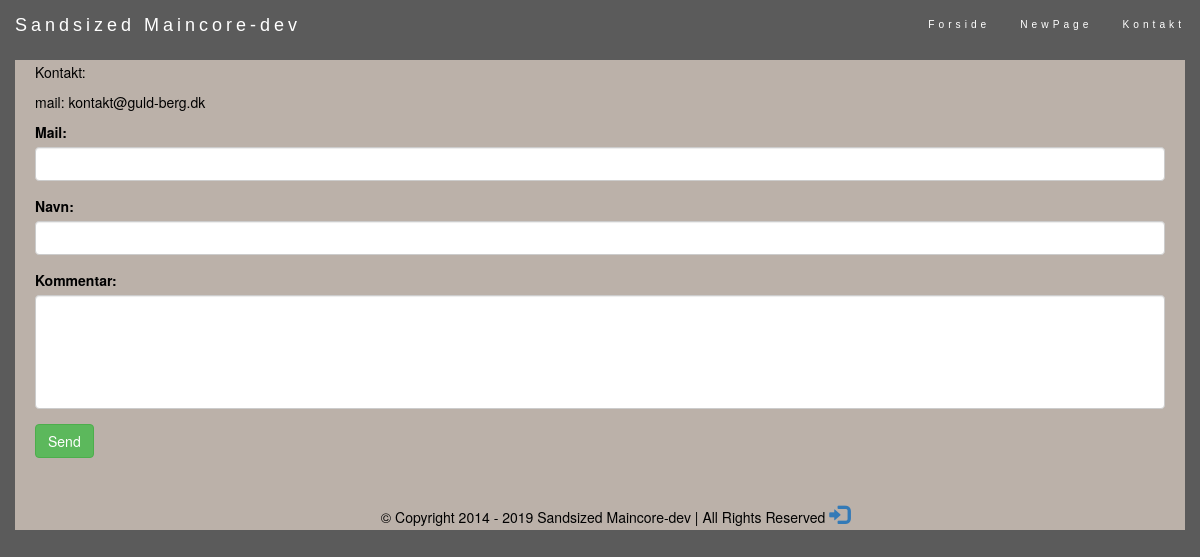
Screenshot of /kontakt.php with the database file from the repository.
### tables this page shows
CREATE TABLE `ReplaceDBnavi` (
  `id` int(11) NOT NULL,
  `link` varchar(40) NOT NULL,
  `required` int(11) NOT NULL,
  `navi_order` int(11) NOT NULL,
  `permission` int(11) NOT NULL,
  `place` varchar(32) NOT NULL
);

CREATE TABLE `ReplaceDBnavi_name` (
  `id` int(11) NOT NULL,
  `name` varchar(32) NOT NULL,
  `language` varchar(8) NOT NULL,
  `parent_id` int(11) NOT NULL
);

CREATE TABLE `ReplaceDBtext` (
  `id` int(11) NOT NULL,
  `description` text NOT NULL,
  `text` longtext NOT NULL,
  `language` varchar(8) NOT NULL,
  `content_group` varchar(64) NOT NULL,
  `parent_id` int(11) NOT NULL,
  `required` int(11) NOT NULL,
  `bgimg` varchar(64) NOT NULL
);

### core/unite_includes.php (called while the page is built, shortened)
<?php
require_once $_SERVER['DOCUMENT_ROOT']."/core/includes/head.php";
require_once $_SERVER['DOCUMENT_ROOT']."/core/includes/nav_plus_logo.php";
require_once $_SERVER['DOCUMENT_ROOT']."/".$sidenssti.$content;
require_once $_SERVER['DOCUMENT_ROOT']."/core/includes/foot.php";
?>

### kontakt.php (called while the page is built, shortened)
<?php
$sidenssti = "content/contact";
$content = "/content.php";
require_once $_SERVER['DOCUMENT_ROOT']. "/core/unite_includes.php";
?>

### core/lang/DK.php (called while the page is built, shortened)
<?php
$lang_data_name = "Navn";
$lang_data_comment = "Kommentar";
$lang_data_mail = "Mail";
?>

### core/includes/nav_plus_logo.php (the view, shortened to what this page needs)
<div class="container" id="navi">
    <nav class="navbar navbar-inverse navbar-fixed-top navbar-inner" id="navi-inner">
        <div class="container-fluid">
                <div class="navbar-header">
            <a class="navbar-brand" href="/index"><?php echo GLOBAL_FIRM_NAME; ?></a>
        </div>
        <div class="collapse navbar-collapse" id="myNavbar">
            <ul class="nav navbar-nav navbar-right small">
                    <?php
                        try {
                            $conn = get_db_connection(MAIN_DB_HOST, MAIN_DB_DATABASE_NAME, MAIN_DB_USER, MAIN_DB_PASS);
                            $stmt = $conn->prepare("SELECT ReplaceDBnavi.link, ReplaceDBnavi_name.name
                                                    FROM ReplaceDBnavi
                                                    INNER JOIN ReplaceDBnavi_name ON ReplaceDBnavi.id=ReplaceDBnavi_name.parent_id
                                                    WHERE ReplaceDBnavi.place = 'standart'
                                                    ORDER BY navi_order;");
                            $stmt->execute();
                            if ($stmt->rowCount() > 0) {
                                foreach($stmt->fetchAll() as $row) {
                                    $stmt2 = $conn->prepare("SELECT ReplaceDBnavi.link, ReplaceDBnavi_name.name
                                                        FROM ReplaceDBnavi
                                                        INNER JOIN ReplaceDBnavi_name ON ReplaceDBnavi.id=ReplaceDBnavi_name.parent_id
                                                        WHERE ReplaceDBnavi.place = ?
                                                        ORDER BY navi_order;");
                                    $stmt2->execute(array($row['name']));
                                    if ($stmt2->rowCount() > 0) {
                                        $generated_dropdown_menu = '<li class="dropdown">
                                            <a class="dropdown-toggle navi-link" data-toggle="dropdown" href="#">'.$row['name'].'<span class="caret"></span></a>
                                            <ul class="dropdown-menu">';
                                        foreach($stmt2->fetchAll() as $row2) {
                                            $generated_dropdown_menu .= '<li><a class="navi-link drop_menu_link" href="/'.$row2['link'].'">'.$row2['name'].'</a></li>';
                                        }
                                        $generated_dropdown_menu .= '</ul><li>';
                                        echo $generated_dropdown_menu;
                                    }
                                    else {
                                        echo '<li><a class="navi-link" href="/'.$row['link'].'">'.$row['name'].'</a></li>';
                                    }
                                }
                            }
                        }
                        catch(PDOException $e) {
                                $feedback = "Der er sket en fejl.";
                        }
                    ?>
            </ul>
        </div>
        </div>
    </nav>
</div>

### content/contact/content.php (shortened to what this page needs)
<div class="container GLOBALdesign">
        <div class="row">
            <div class="col-sm-12">
                <?php
                    $conn = get_db_connection(MAIN_DB_HOST, MAIN_DB_DATABASE_NAME, MAIN_DB_USER, MAIN_DB_PASS);
                    $stmt = $conn->prepare("SELECT ReplaceDBnavi_name.name, ReplaceDBtext.text
                                            FROM ReplaceDBnavi_name
                                            INNER JOIN ReplaceDBtext ON ReplaceDBnavi_name.parent_id=ReplaceDBtext.parent_id
                                            WHERE ReplaceDBnavi_name.name = 'Kontakt' AND ReplaceDBnavi_name.language = ?");
                    $stmt->execute(array($_SESSION['session_language']));
                    if ($stmt->rowCount() == 1) {
                        foreach($stmt->fetchAll() as $row) {
                            echo $row['text'];
                        }
                    }
                ?>
  <form action="/content/contact/process" id="contactForm" onsubmit="return validateContactForm()" method="post">
<div class="form-group">
  	<label for="mail"><?php echo $lang_data_mail . ":" ?></label>
  	<input type="text" class="form-control" name="mail" id="mail" value="<?php echo $_SESSION["contact_mail"]; unset($_SESSION["contact_mail"]); ?>">
  </div>
  <div class="form-group">
  	<label for="usr"><?php echo $lang_data_name . ":" ?></label>
  	<input type="text" class="form-control" name="name" id="name" value="<?php echo $_SESSION["contact_name"]; unset($_SESSION["contact_name"]); ?>">
  </div>
    <div class="form-group">
      <label for="comment"><?php echo $lang_data_comment . ":" ?></label>
      <textarea class="form-control" style="resize: none;" rows="5" name="comment" id="comment"><?php echo $_SESSION["contact_comment"]; unset($_SESSION["contact_comment"]); ?></textarea>
    </div>
     <button type="submit" class="btn btn-success">Send</button>
  </form>
            </div>
        </div>
</div>

### design/style.css (style rules this page uses)
body { color: black; background: #5B5B5B; }
.GLOBALdesign { margin-bottom: -2px; padding:20px; padding-top:2px; border-radius: 0px 0px 0px 0px; background: #bbb1a9; }
.navbar { margin-bottom: 0; z-index: 9997; border: 0; font-size: 12px !important; line-height: 1.42857143 !important; letter-spacing: 4px; border-radius: 0; font-family: Montserrat, sans-serif; }
.navbar-inner { background:transparent; }
.navbar-brand { color: white !important; }
.navi-link { color: white !important; }

### rows the page displays
replacedbnavi: replacedbnavi_name.name "Forside"
replacedbnavi: replacedbnavi_name.name "NewPage"
replacedbnavi: replacedbnavi_name.name "Kontakt"
replacedbnavi_name: replacedbtext.text "Kontakt: mail: kontakt@guld-berg.dk"

### other values shown
GLOBAL_FIRM_NAME "Sandsized Maincore-dev"
$lang_data_mail "Mail"
$lang_data_name "Navn"
$lang_data_comment "Kommentar"
